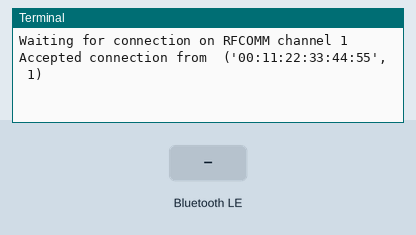
Recording of a program running on a simulated Raspberry Pi (BCM pin numbers). Parts: the last lines printed to the terminal. The inputs (shaded band) are chosen by the test bench. A phone connects over Bluetooth after 1 s.

Above: at 2.2 s.
2.3 s: "1" written over Bluetooth
At 2.7 s:
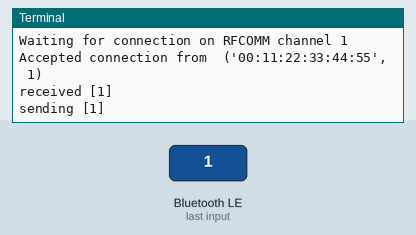
3.8 s: "on" written over Bluetooth
At 5.0 s:
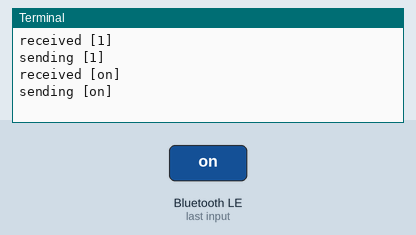
5.3 s: "off" written over Bluetooth
At 6.2 s:
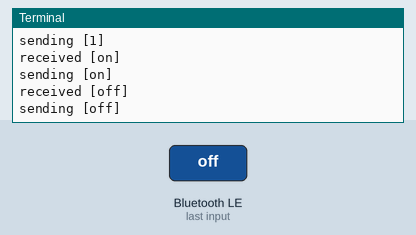

Measured:
- after the input at 2.3 s, the terminal: prints a new line at once (image 1)
- after the input at 3.8 s, the terminal: prints a new line at once (image 2)
- after the input at 5.3 s, the terminal: prints a new line at once (image 3)

The program:

bttest.py
```python
import os
import glob
import time
import RPi.GPIO as GPIO
from bluetooth import *
import uuid

os.system('modprobe w1-gpio')

GPIO.setmode(GPIO.BCM)

server_sock=BluetoothSocket( RFCOMM )
server_sock.bind(("",PORT_ANY))
server_sock.listen(1)

port = server_sock.getsockname()[1]
service_id = "d6bb51e3-d761-4005-970f-a7c3d974d4a7"

advertise_service(server_sock,"test",
                  service_id = service_id,
                  service_classes = [service_id,SERIAL_PORT_CLASS],
                  profiles = [SERIAL_PORT_PROFILE])

#uuid = "94f39d29-7d6d-437d-973b-

print "Waiting for connection on RFCOMM channel %d" % port

client_sock, address = server_sock.accept()
print "Accepted connection from ", address
while True:
    try:
            data = client_sock.recv(1024).decode("utf-8").lower()
            if len(data) == 0:
                break
            print "received [%s]" % data

            print "sending [%s]" % data

    except IOError:
        pass

    except KeyboardInterrupt:

        print "disconnected"

        client_sock.close()
        server_sock.close()
        print "all done"

        break
```
